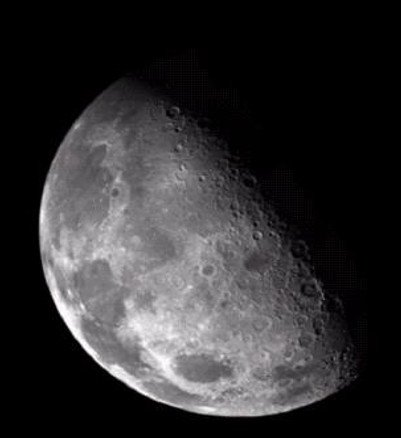
#> input picture lab7/moon.jpg, 401 x 438 px
$ jupyter execute --allow-errors Laplacian_Filter.ipynb   (older library calls are emulated)
#> lines starting #> are read from the running program, lines starting #| are printed output that depends on the picture
[cell 1]
import cv2
import numpy as np

from IPython.display import Image, display
from matplotlib import pyplot as plt

plt.rc('text', usetex=False)

## Apply Laplacian Filter on Image to get Sharp Image

[cell 2]
imgFile = "moon.jpg"

img = cv2.imread(imgFile, 0)
#> img: shape (438, 401); min 0, max 255, mean 47.6
# manual_kernel = np.array([
#     [0,  1,  0],
#     [1, -4,  1],
#     [0,  1,  0]
# ], dtype=np.float32)

manual_kernel = np.array([
    [1,  1,  1],
    [1, -8,  1],
    [1,  1,  1]
], dtype=np.float32)


laplacian_manual = cv2.filter2D(img, cv2.CV_64F, manual_kernel)
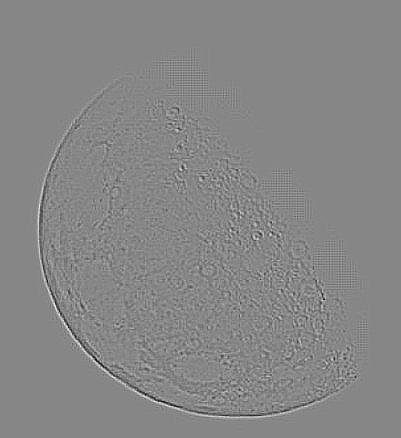
#> laplacian_manual: shape (438, 401) float64; min -327, max 291, mean 0; drawn with min black and max white

laplacian_abs = cv2.convertScaleAbs(laplacian_manual)
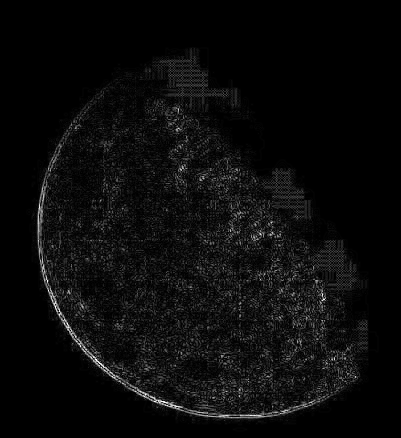
#> laplacian_abs: shape (438, 401); min 0, max 255, mean 11.2

finalImage = img + laplacian_abs
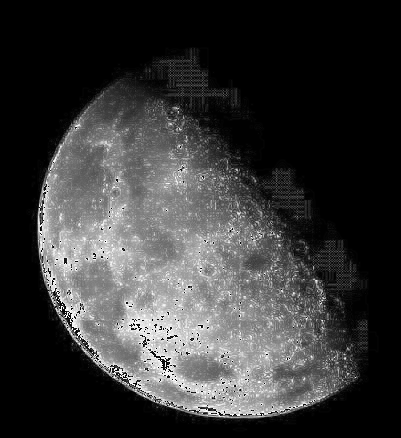
#> finalImage: shape (438, 401); min 0, max 255, mean 56

plt.figure(figsize=(12, 10))
#> (this line was passed over: IPython is not available in this run)
#> (the rest of this cell did not finish here and is left out)

[cell 3]
blurred = cv2.GaussianBlur(img, (3, 3), 0)

laplacian = cv2.Laplacian(blurred, cv2.CV_64F)

laplacian_8bit = cv2.convertScaleAbs(laplacian)
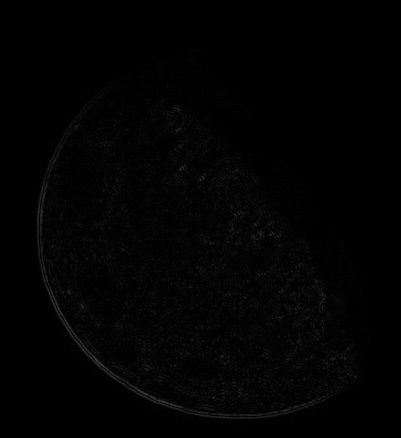
#> laplacian_8bit: shape (438, 401); min 0, max 66, mean 2.3

finalImage2 = img + laplacian_8bit

plt.figure(figsize=(12, 10))
#> (this line was passed over: IPython is not available in this run)
#> (the rest of this cell did not finish here and is left out)
